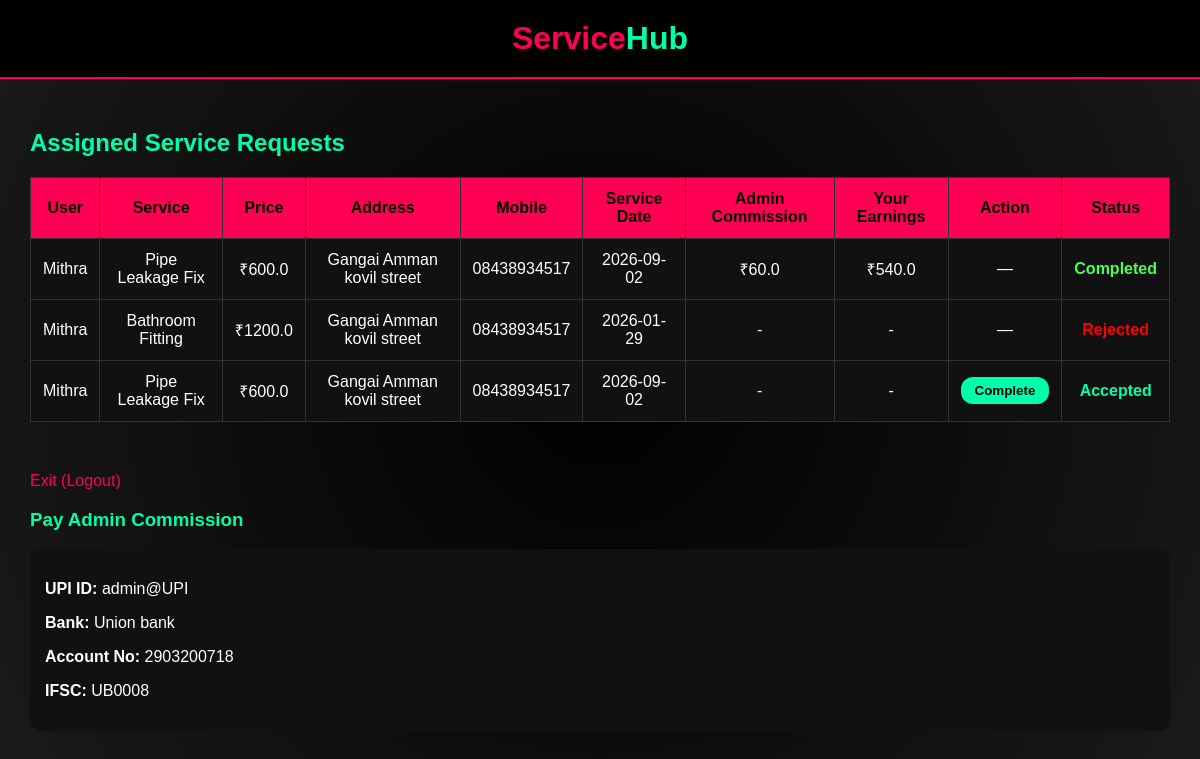
The app's page /provider_dashboard (signed in) with its own data.
### tables this page shows
CREATE TABLE bookings (
        id INTEGER PRIMARY KEY AUTOINCREMENT,
        user_id INTEGER,
        service_category TEXT,
        service_name TEXT,
        price REAL,
        booking_date TEXT,
        provider_id INTEGER,
        status TEXT DEFAULT 'Pending',
        admin_commission REAL DEFAULT 0,
        provider_amount REAL DEFAULT 0
    );

CREATE TABLE users (
        id INTEGER PRIMARY KEY AUTOINCREMENT,
        name TEXT,
        email TEXT UNIQUE,
        password TEXT,
        mobile TEXT,
        address TEXT
    );

CREATE TABLE admin_payment (
        id INTEGER PRIMARY KEY AUTOINCREMENT,
        upi_id TEXT,
        bank_name TEXT,
        account_number TEXT,
        ifsc TEXT
    );

### app.py (the view)
@app.route("/provider_dashboard")
def provider_dashboard():
    if "provider_id" not in session:
        return redirect(url_for("provider_login"))
    conn = get_db()
    bookings = conn.execute("""
        SELECT
            b.id,
            b.service_name,
            b.price,
            b.booking_date,
            b.status,
            b.admin_commission,
            b.provider_amount,
            u.name AS user_name,
            u.mobile AS user_mobile,
            u.address AS user_address
        FROM bookings b
        JOIN users u ON b.user_id = u.id
        WHERE b.service_category = ?
    """, (session["service_type"],)).fetchall()
    conn.close()
    admin_payment = get_admin_payment()
    return render_template("provider_dashboard.html", bookings=bookings,admin_payment=admin_payment)

### app.py (called while the page is built)
def get_db():
    conn = sqlite3.connect(
        "servicehub.db",
        timeout=10,
        check_same_thread=False
    )
    conn.row_factory = sqlite3.Row
    return conn

def get_admin_payment():
    conn = get_db()
    payment = conn.execute(
        "SELECT * FROM admin_payment LIMIT 1"
    ).fetchone()
    conn.close()
    return payment

### templates/provider_dashboard.html (shortened to what this page needs)
<!DOCTYPE html>
<html>
<head>
</head>
<body>
<div class="header">
    <div class="logo">Service<span>Hub</span></div>
</div>
<div class="container">
<h2>Assigned Service Requests</h2>
<table>
    <tr>
        <th>User</th>
        <th>Service</th>
        <th>Price</th>
        <th>Address</th>
        <th>Mobile</th>
        <th>Service Date</th>
        <th>Admin Commission</th>
        <th>Your Earnings</th>
        <th>Action</th>
        <th>Status</th>
    </tr>
    {% for b in bookings %}
    {% set status = b.status|lower|trim %}
    <tr>
        <td>{{ b.user_name }}</td>
        <td>{{ b.service_name }}</td>
        <td>₹{{ b.price }}</td>
        <td>{{ b.user_address }}</td>
        <td>{{ b.user_mobile }}</td>
        <td>{{ b.booking_date }}</td>
        <td>{% if status == 'completed' %}₹{{ b.admin_commission }}{% else %}-{% endif %}</td>
        <td>{% if status == 'completed' %}₹{{ b.provider_amount }}{% else %}-{% endif %}</td>
        <td>
            {% if status == 'pending' %}
                <a href="{{ url_for('update_booking', booking_id=b.id, status='Accepted') }}">
                    <button>Accept</button>
                </a>
                <a href="{{ url_for('update_booking', booking_id=b.id, status='Rejected') }}">
                    <button>Reject</button>
                </a>
            {% elif status == 'accepted' %}
                <form action="{{ url_for('complete_booking', booking_id=b.id) }}" method="POST">
                    <button type="submit">Complete</button>
                </form>
            {% else %}
                —
            {% endif %}
        </td>
        <td class="
            {% if status == 'pending' %}status-pending
            {% elif status == 'accepted' %}status-accepted
            {% elif status == 'completed' %}status-completed
            {% elif status == 'rejected' %}status-rejected
            {% endif %}
        ">{{ b.status }}</td>
    </tr>
    {% endfor %}
</table>
<a href="/logout" class="logout">Exit (Logout)</a>
<h3 style="color:#00ffaa">Pay Admin Commission</h3>
{% if admin_payment %}
<div style="background:#111;padding:15px;border-radius:10px">
    <p><b>UPI ID:</b> {{ admin_payment.upi_id }}</p>
    <p><b>Bank:</b> {{ admin_payment.bank_name }}</p>
    <p><b>Account No:</b> {{ admin_payment.account_number }}</p>
    <p><b>IFSC:</b> {{ admin_payment.ifsc }}</p>
</div>
{% else %}
<p>Admin payment details not available</p>
{% endif %}
</div>
</body>
</html>

### templates/provider_dashboard.html (style rules this page uses)
body { margin: 0; font-family: Arial, sans-serif; background: radial-gradient(circle, #000000, #1a1a1a); color: white; }
.header { background: #000; padding: 20px; text-align: center; border-bottom: 2px solid #ff0055; }
.logo { font-size: 32px; font-weight: bold; color: #ff0055; }
.logo span { color: #00ffaa; }
.container { padding: 30px; }
h2, h3 { color: #00ffaa; }
table { width: 100%; border-collapse: collapse; background: #111; margin-bottom: 30px; }
th, td { padding: 12px; border: 1px solid #333; text-align: center; }
th { background: #ff0055; color: black; }
button { padding: 6px 14px; background: #00ffaa; border: none; border-radius: 12px; font-weight: bold; cursor: pointer; }
.status-accepted { color: #00ffaa; font-weight: bold; }
.status-completed { color: #4cff4c; font-weight: bold; }
.status-rejected { color: red; font-weight: bold; }
.logout { margin-top: 20px; display: inline-block; color: #ff0055; text-decoration: none; }

### records on screen
bookings: user_name "Mithra", service_name "Pipe Leakage Fix", price "600.0", user_address "Gangai Amman kovil street", user_mobile "08438934517", booking_date "2026-09-02", admin_commission "60.0", provider_amount "540.0", status "Completed"
bookings: user_name "Mithra", service_name "Bathroom Fitting", price "1200.0", user_address "Gangai Amman kovil street", user_mobile "08438934517", booking_date "2026-01-29", status "Rejected"
bookings: user_name "Mithra", service_name "Pipe Leakage Fix", price "600.0", user_address "Gangai Amman kovil street", user_mobile "08438934517", booking_date "2026-09-02", status "Accepted"
admin_payment: upi_id "admin@UPI", bank_name "Union bank", account_number "2903200718", ifsc "UB0008"
